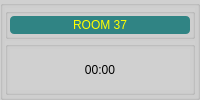
    <widget class="QGroupBox" name="groupBoxRM_37">
     <property name="styleSheet">
      <string notr="true">background-color: rgb(208, 208, 208);</string>
     </property>
     <property name="title">
      <string/>
     </property>
     <layout class="QVBoxLayout" name="verticalLayout_124">
      <property name="spacing">
       <number>2</number>
      </property>
      <property name="margin">
       <number>2</number>
      </property>
      <item>
       <widget class="QGroupBox" name="groupBox_76">
        <property name="sizePolicy">
         <sizepolicy hsizetype="Preferred" vsizetype="Preferred">
          <horstretch>0</horstretch>
          <verstretch>1</verstretch>
         </sizepolicy>
        </property>
        <property name="title">
         <string/>
        </property>
        <layout class="QVBoxLayout" name="verticalLayout_125">
         <property name="spacing">
          <number>2</number>
         </property>
         <property name="margin">
          <number>2</number>
         </property>
         <item>
          <widget class="QLabel" name="label_38">
           <property name="styleSheet">
            <string notr="true">background-color: rgb(48, 132, 132);
color: rgb(255, 255, 0);
border-radius: 4px;
font: 12pt &quot;Alef&quot;;</string>
           </property>
           <property name="text">
            <string>ROOM 37</string>
           </property>
           <property name="alignment">
            <set>Qt::AlignCenter</set>
           </property>
          </widget>
         </item>
        </layout>
       </widget>
      </item>
      <item>
       <widget class="QGroupBox" name="box37">
        <property name="sizePolicy">
         <sizepolicy hsizetype="Preferred" vsizetype="Preferred">
          <horstretch>0</horstretch>
          <verstretch>3</verstretch>
         </sizepolicy>
        </property>
        <property name="font">
         <font>
          <pointsize>15</pointsize>
         </font>
        </property>
        <property name="title">
         <string/>
        </property>
        <property name="alignment">
         <set>Qt::AlignCenter</set>
        </property>
        <layout class="QVBoxLayout" name="verticalLayout_43">
         <property name="spacing">
          <number>2</number>
         </property>
         <property name="margin">
          <number>2</number>
         </property>
         <item>
          <widget class="QLabel" name="label37">
           <property name="sizePolicy">
            <sizepolicy hsizetype="Preferred" vsizetype="Preferred">
             <horstretch>0</horstretch>
             <verstretch>4</verstretch>
            </sizepolicy>
           </property>
           <property name="styleSheet">
            <string notr="true">font: 26pt &quot;MS Shell Dlg 2&quot;;</string>
           </property>
           <property name="text">
            <string>00:00</string>
           </property>
           <property name="alignment">
            <set>Qt::AlignCenter</set>
           </property>
          </widget>
         </item>
        </layout>
       </widget>
      </item>
     </layout>
    </widget>
